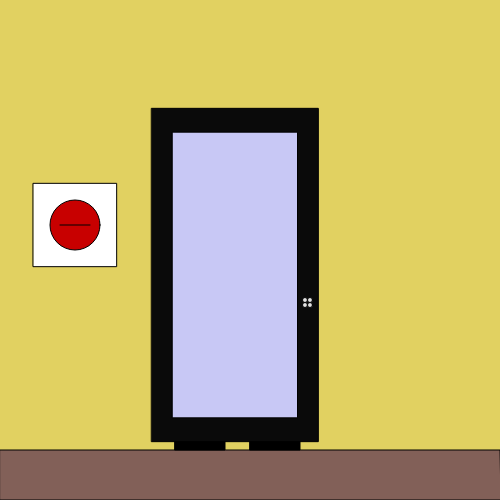
Frame 1 (no input)
Frame 60 (no input): identical to frame 1, image omitted
Frame 120 (the mouse pressed at the canvas centre since frame 60): identical to frame 1, image omitted

The p5.js sketch that drew this single still picture (run headless with seeded random() and noise() and a simulated clock; from frame 60 on, the mouse is pressed at the canvas centre):

// p5.js sketch
// ── sketch.js
/*

SS3 - brought to you by Val
last modified: 3/11/25

"Are you tampering with the vending machine?"

I think it's time to change the scenery a little bit and go a little more zoomed in on
the vending machine to add conditional statements and a random function to appear.

I'll see what comes to mind along the way cause I'm honestly just playing around
with this.

CONTROLS:

*/

let r = 225;
let g = 209;
let b = 97;
        // declaring variables. \\
let r2;
let b2;
let g2;

let vendingxlocation = 235; // 400 \\
let vendingylocation = 275; // 430 \\
let squarexlocation = 200;
let squareylocation = 425;
let buttonx = 305;
let buttony = 300;

let signxlocation = 75;  
let signylocation = 225;

let ellipseX = 75;
let ellipseY = 225;

let lineX = 60;
let lineY = 225;

let xMove = 0;
let yMove = 0;

let quadFill = ['130', '96', '88'];
let squareFill = ['0', '0', '0', '300'];
let vendingFill = ['10', '10', '10'];
let panelFill = ['200', '200', '245'];
let signFill = ['255', '255', '255', '256'];
let buttonFill = ['226', '226', '226'];
let ellipseFill = ['200', '0', '0'];
let lineFill = ['0', '0', '0'];

function setup()
{

  createCanvas (500, 500); // SETUP CANVAS. \\
  rectMode (CENTER);
  background (220);

}

function draw ()
{

  background (r, g, b);  

  fill (quadFill);
  quad (0, 450, 500, 450, 501, 500, 0, 500);

  // Vending Machine Build. \\

  fill (squareFill);
  square (squarexlocation, squareylocation, 50);
  square (squarexlocation + 75, squareylocation, 50);

  fill (vendingFill);
  rect (vendingxlocation, vendingylocation, width/3, height/1.5);

  fill (panelFill);
  rect (vendingxlocation, vendingylocation, width/4, height/1.75);

  fill (buttonFill);
  ellipse (buttonx, buttony, 5, 5);
  ellipse (buttonx + 5, buttony, 5, 5);
  ellipse (buttonx, buttony + 5, 5, 5);
  ellipse (buttonx + 5, buttony + 5, 5, 5);

  // Below I'm adding a sign on the left of the machine. \\

  fill (signFill);

  rect (signxlocation, signylocation, width/6, height/6);

  fill (ellipseFill);
  ellipse (ellipseX, ellipseY, width/10, height/10);

  fill (lineFill);
  stroke (0);
  line (lineX, lineY, lineX * 1.5, lineY);

  let r2 = 10;
  let g2 = 10;
  let b2 = 10;

  if (mouseIsPressed)
  {
    
  }

  if (mouseX > 310)
  {
  buttonFill (random(100, 200));
  }
}

function mousePressed ()
{


}

function keyPressed ()
{
  


}
